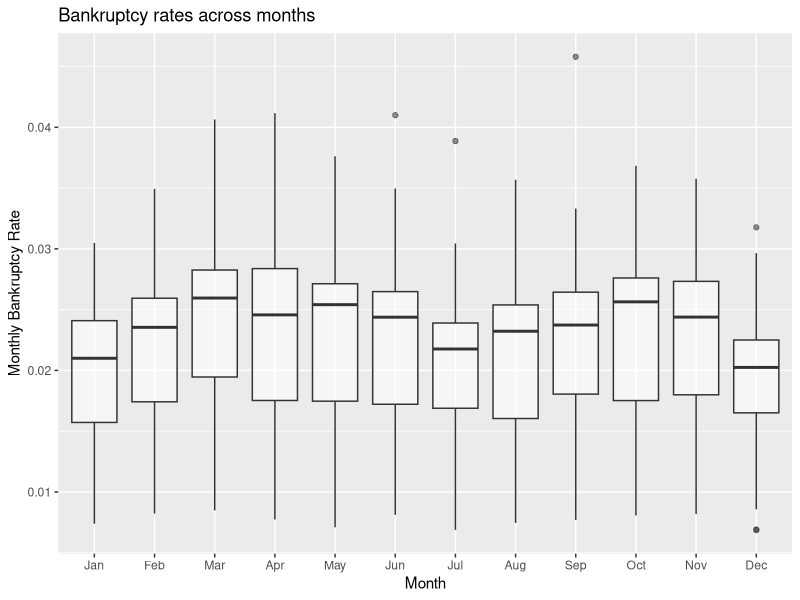
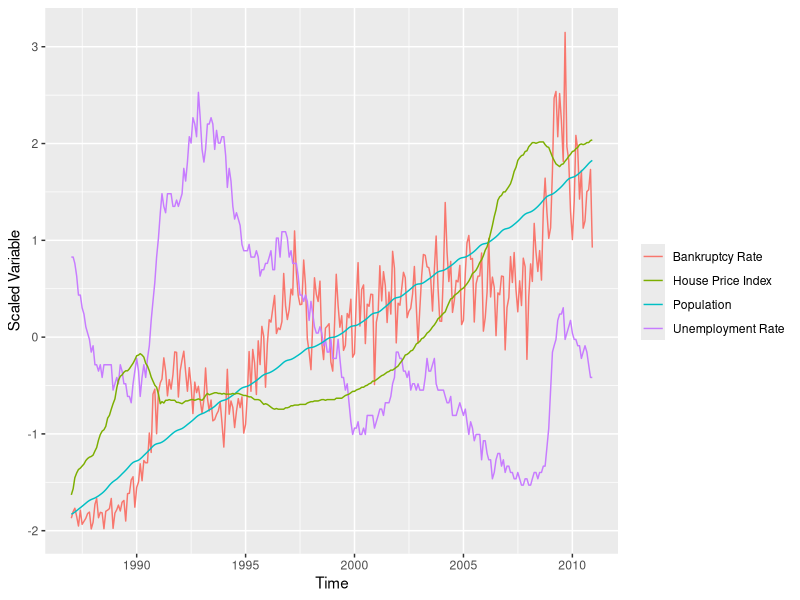
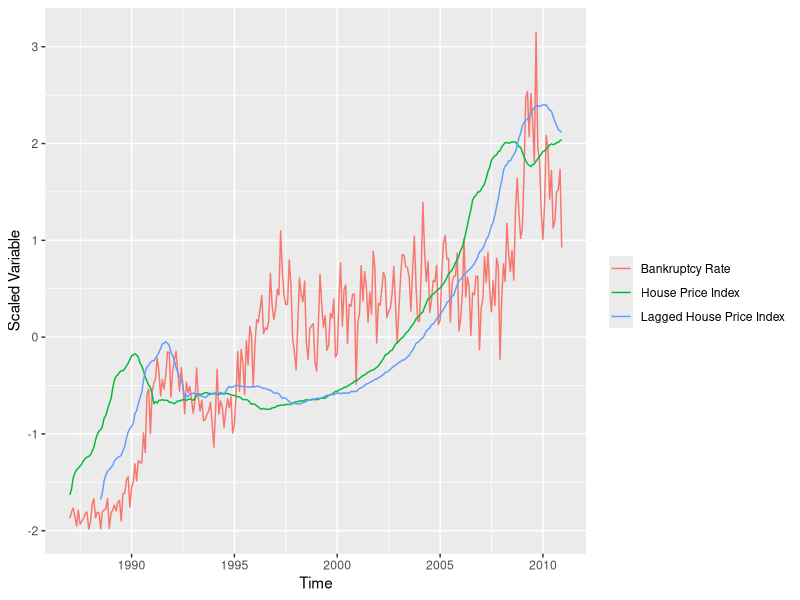
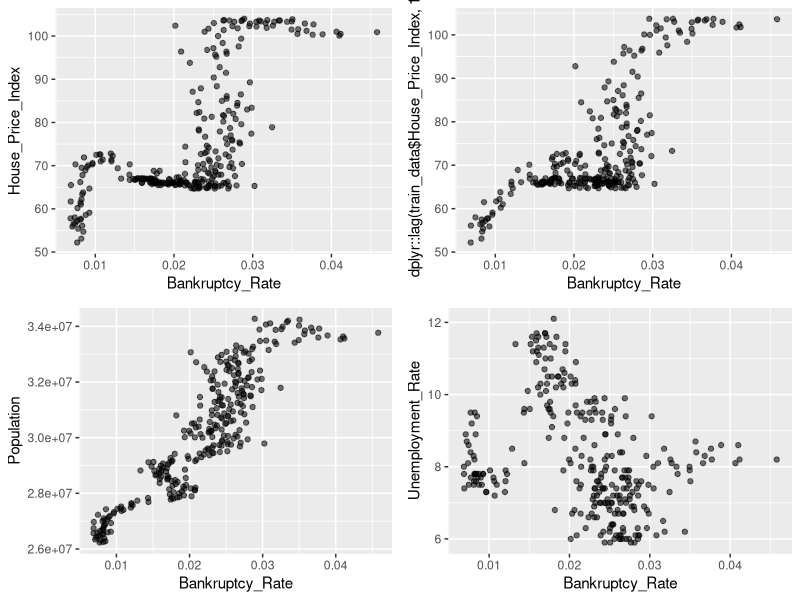

Recreate these plots in R, in order.
## ---- chunk 1
knitr::opts_chunk$set(echo = TRUE, warning = F, message = F)
library(tidyverse)
library(magrittr)
library(tseries)
library(forecast)

multiplot <- function(..., plotlist=NULL, file, cols=1, layout=NULL) {
  library(grid)

  # Make a list from the ... arguments and plotlist
  plots <- c(list(...), plotlist)

  numPlots = length(plots)

  # If layout is NULL, then use 'cols' to determine layout
  if (is.null(layout)) {
    # Make the panel
    # ncol: Number of columns of plots
    # nrow: Number of rows needed, calculated from # of cols
    layout <- matrix(seq(1, cols * ceiling(numPlots/cols)),
                    ncol = cols, nrow = ceiling(numPlots/cols))
  }

 if (numPlots==1) {
    print(plots[[1]])

  } else {
    # Set up the page
    grid.newpage()
    pushViewport(viewport(layout = grid.layout(nrow(layout), ncol(layout))))

    # Make each plot, in the correct location
    for (i in 1:numPlots) {
      # Get the i,j matrix positions of the regions that contain this subplot
      matchidx <- as.data.frame(which(layout == i, arr.ind = TRUE))

      print(plots[[i]], vp = viewport(layout.pos.row = matchidx$row,
                                      layout.pos.col = matchidx$col))
    }
  }
}
## ---- chunk 2
# Load data and add Mon column in date format
train_data <- read_csv("Data/train.csv")
train_data <- na.omit(train_data)
train_data$Mon <- seq.Date(as.Date("1987/1/1"), as.Date("2010/12/1"), by = "month")
## ---- chunk 3
train_data %>% 
  ggplot(aes(x=factor(lubridate::month(train_data$Mon))))+
  geom_boxplot(aes(y=Bankruptcy_Rate,alpha=0.5),show.legend=F)+
  scale_x_discrete(labels=substr(month.name,1,3))+
  labs(x="Month", y="Monthly Bankruptcy Rate", title="Bankruptcy rates across months")
## ---- chunk 4
train_data %>% 
  ggplot(aes(x=Mon))+
  geom_line(aes(y=scale(Bankruptcy_Rate), color='Bankruptcy Rate'))+
  geom_line(aes(y=scale(Unemployment_Rate), color='Unemployment Rate'))+
  geom_line(aes(y=scale(Population), color='Population'))+
  geom_line(aes(y=scale(House_Price_Index), color='House Price Index'))+
  labs(x='Time', y='Scaled Variable', color='')
## ---- chunk 5
train_data %>% 
  ggplot(aes(x=Mon))+
  geom_line(aes(y=scale(Bankruptcy_Rate), color='Bankruptcy Rate'))+
  geom_line(aes(y=scale(House_Price_Index), color='House Price Index'))+
  geom_line(aes(y=scale(dplyr::lag(train_data$House_Price_Index,18)),
                color='Lagged House Price Index'))+
  labs(x='Time', y='Scaled Variable', color='')
## ---- chunk 6
p1 <- train_data %>% ggplot() +
  geom_point(aes(x=Bankruptcy_Rate,y=House_Price_Index,alpha=0.5), show.legend = F)
p2 <- train_data %>% ggplot() +
  geom_point(aes(x=Bankruptcy_Rate,y=dplyr::lag(train_data$House_Price_Index,18),
                 alpha=0.5), show.legend = F)
p3 <- train_data %>% ggplot() +
  geom_point(aes(x=Bankruptcy_Rate,y=Population, alpha=0.5), show.legend = F)
p4 <- train_data %>% ggplot() +
  geom_point(aes(x=Bankruptcy_Rate,y=Unemployment_Rate, alpha=0.5), show.legend = F)
multiplot(p1,p3,p2,p4, cols=2)
## ---- chunk 7
# Correlation Check
knitr::kable(round(cor(train_data[2:5])*100,2))
## ---- chunk 8
train_mod <- train_data[2:5]
train_mod$HPI_lag <- dplyr::lag(train_mod$House_Price_Index,18)
lagged_cor <- cor(train_mod$Bankruptcy_Rate[c(19:288)], train_mod$HPI_lag[c(19:288)])
round(lagged_cor*100,2)
